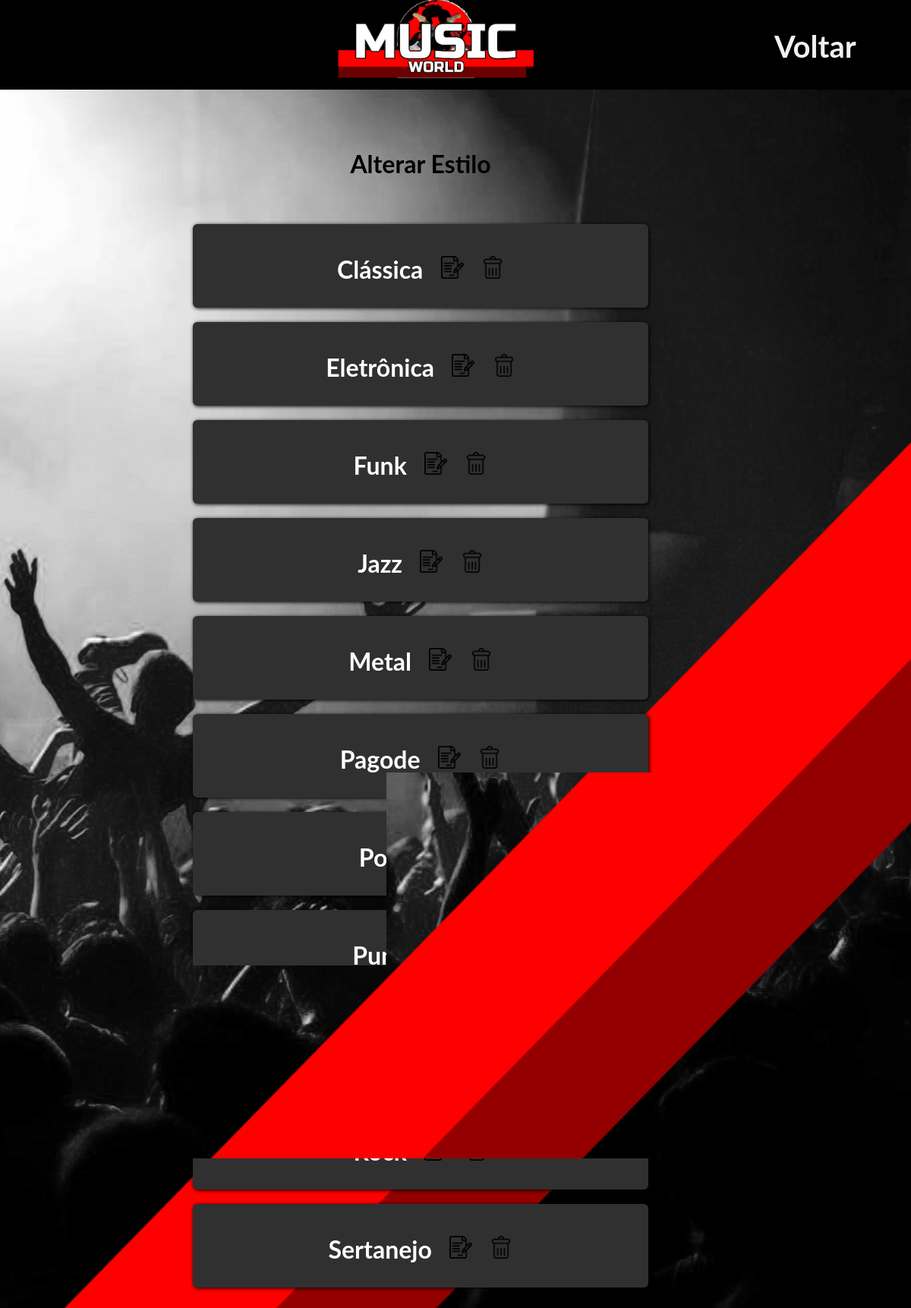
/editestilo.php, run on the app's committed database.
### tables this page shows
CREATE TABLE `estilo` (
  `id` int(11) NOT NULL,
  `nome` varchar(50) NOT NULL
);

### src/editestilo.php (the view, shortened to what this page needs)
<!DOCTYPE html>
    <html>
    <link rel="stylesheet" href="style.css">
    <?php
    $mysqllink = mysqli_connect("localhost","root","","musicworld");
    $dados=mysqli_query($mysqllink,"select * from estilo order by nome");
    $linha = mysqli_fetch_assoc($dados);
    $total = mysqli_num_rows($dados);
    ?>
<head>
<center>
<div class="header" ><br>
<table border="0px" width="100%" valign="middle">
<th width="35%" align="left">
<th><center><br><br><br><br><img src="img/logo.png" class="imglogo"></center></th>
<th width="20%" align="left">
<th width="15%" align="left"><a href="admin.php" style=text-decoration:none;><span style="font-size:40px;cursor:pointer" class="openbtn">Voltar</span></a>&nbsp&nbsp&nbsp
</table>
<link rel="stylesheet" href="style.css">
</div>
<br><br><br>
<body background="img/background.png" class="bg">
<h1>Alterar Estilo</h1><br><br>
<?php
         if($total){do{
         ?>
        <div class="divbanda link"><br><h1><?php echo $linha['nome']?></a>&nbsp&nbsp
        <a href="<?php echo "novoestilo.php?id=".$linha['id'] . "&nome=" . $linha['nome']?>" class="link"><img src="img/icones/editar.png" style="height:30px;"></a>&nbsp&nbsp
        <a href="<?php echo "excluire.php?id=".$linha['id']?>" class="link"><img src="img/icones/excluir.png" style="height:30px;"></a>
        </div><br>
         <?php
         }while($linha = mysqli_fetch_assoc($dados));
         mysqli_free_result($dados);}
         ?>

### src/style.css (style rules this page uses)
body { font-family: "Lato", sans-serif; }
.header { margin-top: -20px; margin-left: -10px; height: 130px; width: 110.05%; background-color: #000; }
.bg { height: 90%; width: 91%; background-repeat: no-repeat; background-size: cover; }
.openbtn { color: #f1f1f1; }

### src/editestilo.php (style rules this page uses)
.imglogo { margin-top: -87px; margin-left: -35px; height: 110px; width: 340px; }
.link { text-decoration:none; color:white; }
body { background-image: url("img/background.png"); background-repeat: no-repeat; background-position: right top; background-attachment: fixed; background-size: cover; }
.divbanda { height:110px; width:600px; border-radius: 6px; background-color: rgb(48, 48, 48); box-shadow: 1px 1px 5px #000; }

### data on the page
estilo: nome "Clássica"
estilo: nome "Eletrônica"
estilo: nome "Funk"
estilo: nome "Jazz"
estilo: nome "Metal"
estilo: nome "Pagode"
estilo: nome "Pop"
estilo: nome "Punk"
estilo: nome "Rock"
estilo: nome "Sertanejo"
